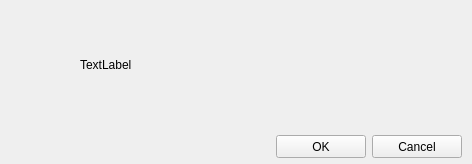
<?xml version="1.0" encoding="UTF-8"?>
<ui version="4.0">
 <class>ACMessageBox</class>
 <widget class="QWidget" name="ACMessageBox">
  <property name="geometry">
   <rect>
    <x>0</x>
    <y>0</y>
    <width>472</width>
    <height>164</height>
   </rect>
  </property>
  <property name="windowTitle">
   <string>ACMessageBox</string>
  </property>
  <layout class="QHBoxLayout" name="horizontalLayout">
   <property name="spacing">
    <number>0</number>
   </property>
   <property name="leftMargin">
    <number>0</number>
   </property>
   <property name="topMargin">
    <number>0</number>
   </property>
   <property name="rightMargin">
    <number>0</number>
   </property>
   <property name="bottomMargin">
    <number>0</number>
   </property>
   <item>
    <widget class="QWidget" name="backgroundWidget" native="true">
     <layout class="QVBoxLayout" name="verticalLayout">
      <property name="spacing">
       <number>0</number>
      </property>
      <property name="leftMargin">
       <number>0</number>
      </property>
      <property name="topMargin">
       <number>0</number>
      </property>
      <property name="rightMargin">
       <number>0</number>
      </property>
      <property name="bottomMargin">
       <number>0</number>
      </property>
      <item>
       <widget class="QWidget" name="infoWidget" native="true">
        <layout class="QHBoxLayout" name="horizontalLayout_3">
         <property name="spacing">
          <number>10</number>
         </property>
         <property name="leftMargin">
          <number>20</number>
         </property>
         <property name="topMargin">
          <number>0</number>
         </property>
         <property name="bottomMargin">
          <number>0</number>
         </property>
         <item>
          <widget class="QLabel" name="iconLabel">
           <property name="minimumSize">
            <size>
             <width>50</width>
             <height>50</height>
            </size>
           </property>
           <property name="maximumSize">
            <size>
             <width>50</width>
             <height>50</height>
            </size>
           </property>
           <property name="text">
            <string/>
           </property>
          </widget>
         </item>
         <item>
          <widget class="QLabel" name="infoLabel">
           <property name="text">
            <string>TextLabel</string>
           </property>
           <property name="alignment">
            <set>Qt::AlignLeading|Qt::AlignLeft|Qt::AlignVCenter</set>
           </property>
           <property name="wordWrap">
            <bool>true</bool>
           </property>
          </widget>
         </item>
        </layout>
       </widget>
      </item>
      <item>
       <widget class="QWidget" name="buttonWidget" native="true">
        <property name="minimumSize">
         <size>
          <width>0</width>
          <height>35</height>
         </size>
        </property>
        <property name="maximumSize">
         <size>
          <width>16777215</width>
          <height>35</height>
         </size>
        </property>
        <layout class="QHBoxLayout" name="horizontalLayout_2">
         <property name="leftMargin">
          <number>0</number>
         </property>
         <property name="topMargin">
          <number>0</number>
         </property>
         <property name="rightMargin">
          <number>10</number>
         </property>
         <property name="bottomMargin">
          <number>0</number>
         </property>
         <item>
          <spacer name="horizontalSpacer">
           <property name="orientation">
            <enum>Qt::Horizontal</enum>
           </property>
           <property name="sizeHint" stdset="0">
            <size>
             <width>267</width>
             <height>20</height>
            </size>
           </property>
          </spacer>
         </item>
         <item>
          <widget class="QPushButton" name="okButton">
           <property name="minimumSize">
            <size>
             <width>90</width>
             <height>23</height>
            </size>
           </property>
           <property name="maximumSize">
            <size>
             <width>90</width>
             <height>23</height>
            </size>
           </property>
           <property name="focusPolicy">
            <enum>Qt::TabFocus</enum>
           </property>
           <property name="text">
            <string>OK</string>
           </property>
          </widget>
         </item>
         <item>
          <widget class="QPushButton" name="cancelButton">
           <property name="minimumSize">
            <size>
             <width>90</width>
             <height>23</height>
            </size>
           </property>
           <property name="maximumSize">
            <size>
             <width>90</width>
             <height>23</height>
            </size>
           </property>
           <property name="focusPolicy">
            <enum>Qt::TabFocus</enum>
           </property>
           <property name="text">
            <string>Cancel</string>
           </property>
          </widget>
         </item>
        </layout>
       </widget>
      </item>
     </layout>
    </widget>
   </item>
  </layout>
 </widget>
 <layoutdefault spacing="6" margin="11"/>
 <resources/>
 <connections/>
</ui>
